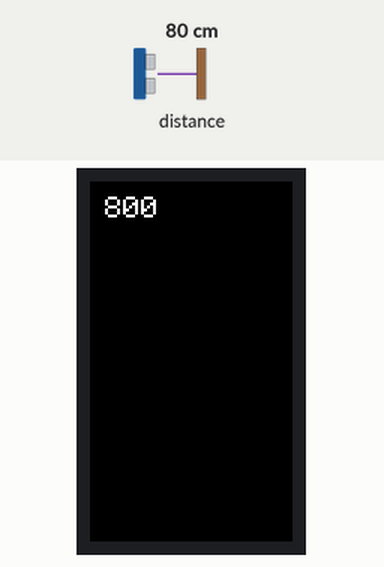
Simulated run of this program. Board: ESP32. Parts: 135×240 colour display. The inputs (shaded band) are chosen by the test bench; at power-on: distance to the obstacle 80 cm. What the program prints to the serial monitor is not drawn.

Above: at 1.3 s.
1.4 s: distance to the obstacle set to 2 cm
At 2.5 s:
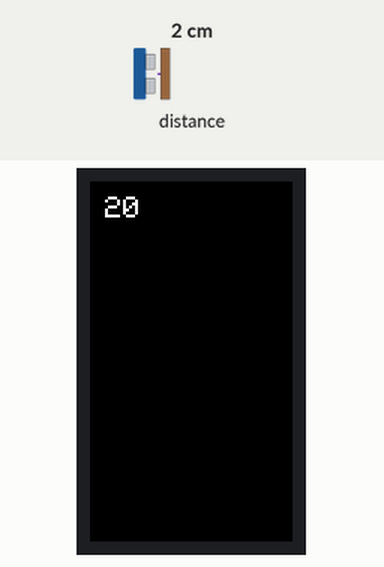
2.9 s: distance to the obstacle set to 4 cm
At 3.9 s:
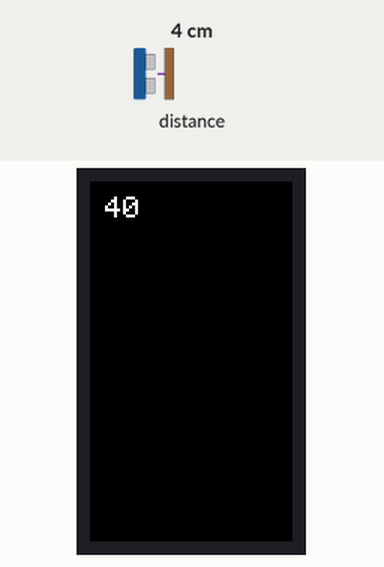
4.4 s: distance to the obstacle set to 9 cm
At 5.4 s:
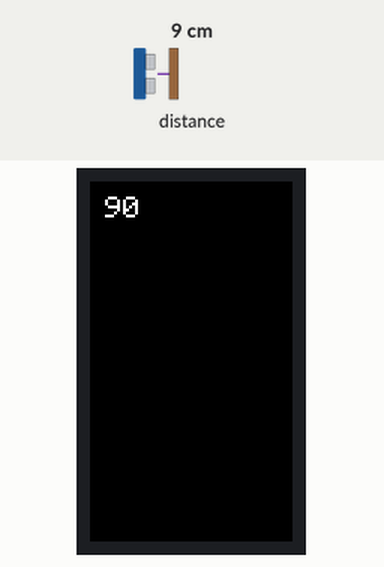
Timing chart, 0 to 7.4 s (numbered marks = the images above; inputs shaded):
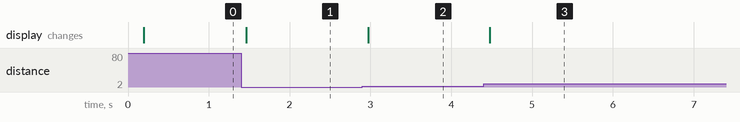

The program:

main.cpp
```cpp
#include <Arduino.h>

/*
*******************************************************************************
* Copyright (c) 2023 by M5Stack
*                  Equipped with M5StickC sample source code
*                          配套  M5StickC 示例源代码
* Visit for more information: https://docs.m5stack.com/en/core/m5stickc
* 获取更多资料请访问: https://docs.m5stack.com/zh_CN/core/m5stickc
*
* Product:  ToF.  激光测距
* Date: 2022/6/3
*******************************************************************************
  Please connect to hat,Use ToF Hat to detect distance and display distance
  data on the screen in real time.
  请连接HAT,使用ToF HAT检测距离，并在屏幕上实时显示距离数据。

  Please install vl53l0x lib first(https://github.com/pololu/vl53l0x-arduino)
  lib in Sketch->Includ Library->Library Manager, search for vl53l0x
  Author:pololu
*/

#include <VL53L0X.h>
#include <Wire.h>

#include <M5StickCPlus.h>

VL53L0X sensor;
TFT_eSprite img = TFT_eSprite(&M5.Lcd);

void setup() {
    Wire.begin(0, 26, 100000UL);  //(0,26, 100000UL) for I2C of HAT connection

    M5.begin();

    img.createSprite(160, 80);
    img.fillSprite(BLACK);
    img.setTextColor(WHITE);
    img.setTextSize(2);

    sensor.setTimeout(500);
    if (!sensor.init()) {
        img.setCursor(10, 10);
        img.print("Failed");
        img.pushSprite(0, 0);
        Serial.println("Failed to detect and initialize sensor!");
        while (1) {
        }
    }
    // Start continuous back-to-back mode (take readings as
    // fast as possible).  To use continuous timed mode
    // instead, provide a desired inter-measurement period in
    // ms (e.g. sensor.startContinuous(100)).
    sensor.startContinuous();
}

void loop() {
    uint16_t distance = sensor.readRangeContinuousMillimeters();
    Serial.print(distance);
    if (sensor.timeoutOccurred()) {
        Serial.print(" TIMEOUT");
    }
    Serial.println();
    img.fillSprite(BLACK);
    img.setCursor(10, 10);
    img.print(distance);
    img.pushSprite(0, 0);
}
```

Measured:
- after the input at 1.4 s, the display: changes after 0.06 s (image 1)
- after the input at 2.9 s, the display: changes after 0.07 s (image 2)
- after the input at 4.4 s, the display: changes after 0.08 s (image 3)
